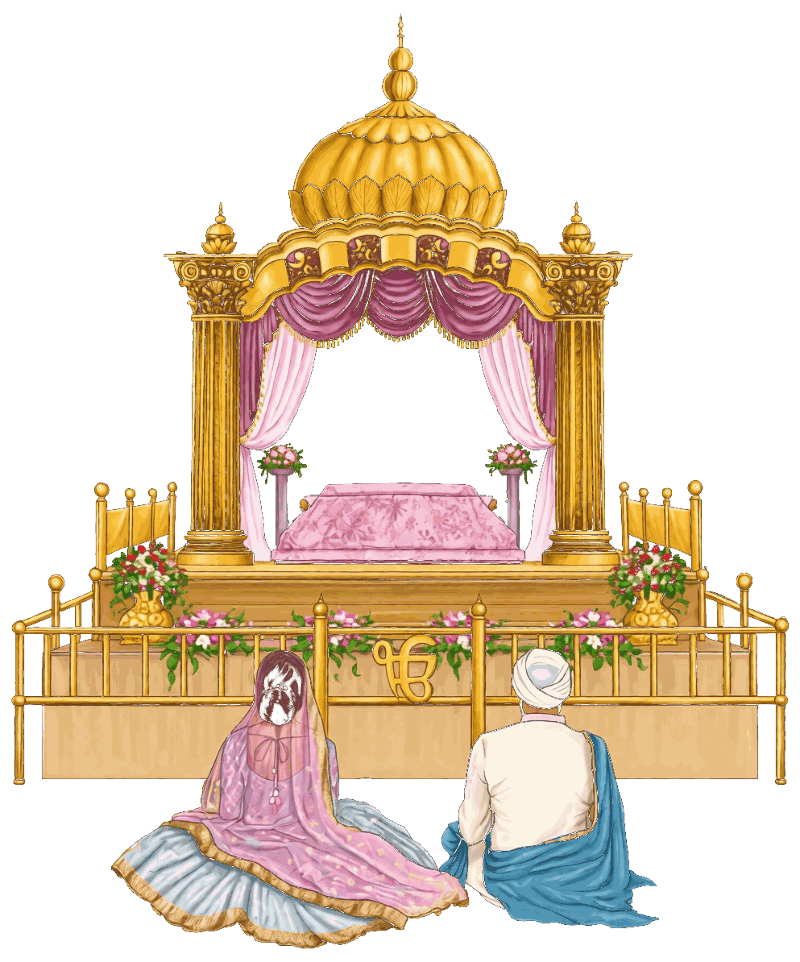
#> input picture assets/img/anand-karaj-crop-fallback.png, 800 x 962 px
$ python shrink-fallback.py
#> lines starting #> are read from the running program, lines starting #| are printed output that depends on the picture
#!/usr/bin/env python3
"""
Shrink the WebP fallback PNG.

anand-karaj-crop-fallback.png is only ever fetched by a browser with no
WebP support, so it is the least valuable byte on the whole site - and it
was the largest: 943 KB, four times the WebP it stands in for, and 3.7x
wider than the 800px the page actually renders it at.

Two passes, because one is not enough:

  1. Re-encode as an indexed (palette) PNG. The artwork is flat-shaded
     vector art - a 256-colour palette is visually lossless on it and is
     roughly a quarter of the bytes of RGBA.
  2. If it is still over the budget, drop the palette to 128 colours.

The alpha channel is preserved as a separate tRNS entry, which is what
lets the art sit on the parchment instead of in a white box.

This replaces tools/shrink-fallback.mjs, which read a file that no longer
exists (anand-karaj-crop.png) and so could not run at all.

Run: python tools/shrink-fallback.py
"""
import os
import sys
from PIL import Image

ROOT = os.path.dirname(os.path.dirname(os.path.abspath(__file__)))
SRC = os.path.join(ROOT, "assets", "img", "anand-karaj-crop-fallback.png")
BUDGET_KB = 300


def kb(n):
    return n / 1024.0


def attempt(src, dst, colors):
#> called with src = 'assets/img/anand-karaj-crop-fallback.png', colors = 256
    im = Image.open(src).convert("RGBA")
#> im is the input picture: PIL image 800x962 RGBA; mean R, G, B, A 91.3, 72.8, 51.1, 115.7
    # FASTOCTREE keeps the alpha ramp smooth; without an alpha mask the
    # glow behind the canopy bands visibly.
    q = im.quantize(colors=colors, method=Image.FASTOCTREE)
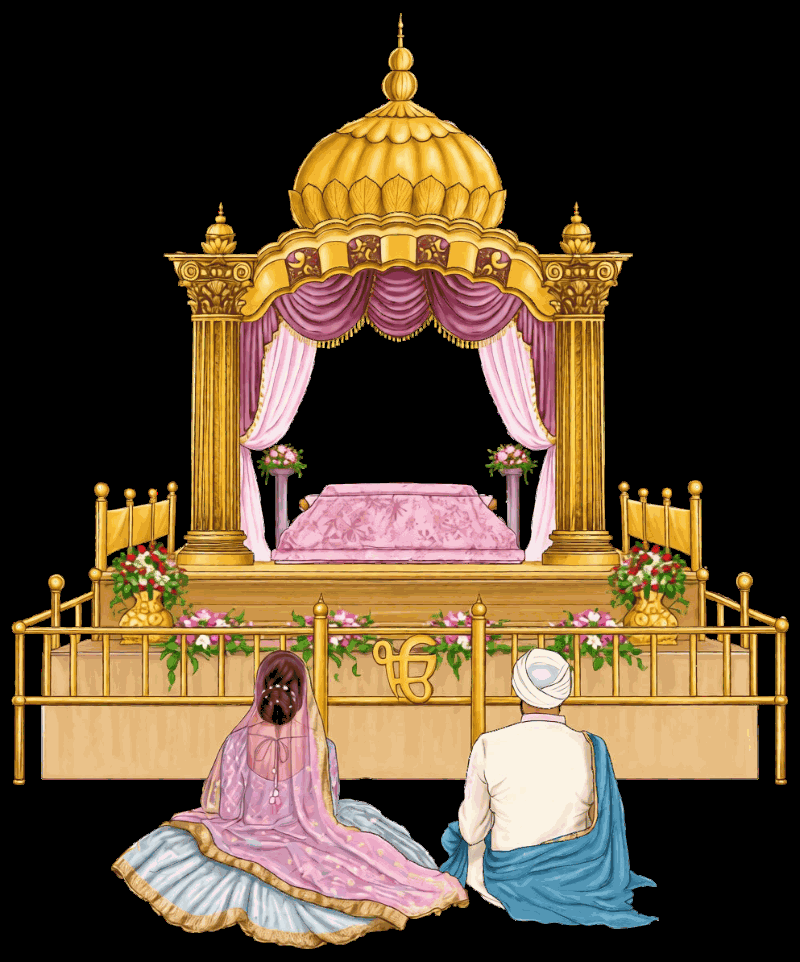
#> q: PIL image 800x962 P; mean R, G, B 91.3, 72.8, 51.1
    q.save(dst, format="PNG", optimize=True, bits=8 if colors > 16 else 4)
    return os.path.getsize(dst)


def main():
    before = os.path.getsize(SRC)
    print("  before : %.0f KB  %s" % (kb(before), Image.open(SRC).size))

    tmp = SRC + ".tmp"
    best = None
    for colors in (256, 128, 64):
        size = attempt(SRC, tmp, colors)
        print("  %3d colours -> %.0f KB" % (colors, kb(size)))
        best = (size, colors)
        if size <= BUDGET_KB * 1024:
            break

    size, colors = best
    if size >= before:
        print("  no gain - keeping the original")
        os.remove(tmp)
        return 0

    os.replace(tmp, SRC)
    after = os.path.getsize(SRC)
    print("  after  : %.0f KB  (%d colours, %.0f%% smaller)"
          % (kb(after), colors, 100.0 * (before - after) / before))
    if after > BUDGET_KB * 1024:
        print("  WARNING: still over the %d KB budget" % BUDGET_KB, file=sys.stderr)
    return 0


if __name__ == "__main__":
    sys.exit(main())
#> (the program exits here)
